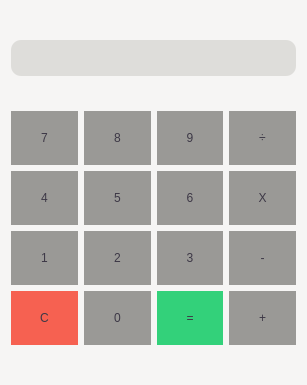
<?xml version="1.0" encoding="UTF-8"?>
<ui version="4.0">
 <class>Widget</class>
 <widget class="QWidget" name="Widget">
  <property name="geometry">
   <rect>
    <x>0</x>
    <y>0</y>
    <width>307</width>
    <height>385</height>
   </rect>
  </property>
  <property name="windowTitle">
   <string>Widget</string>
  </property>
  <property name="styleSheet">
   <string notr="true">QWidget{
border-radius: 20px;
background-color: rgb(246, 245, 244);
}</string>
  </property>
  <layout class="QHBoxLayout" name="horizontalLayout_5">
   <item>
    <layout class="QVBoxLayout" name="verticalLayout_2">
     <item>
      <widget class="QLineEdit" name="screen">
       <property name="styleSheet">
        <string notr="true">QLineEdit {
    border-radius: 10px;
 	padding: 10px 5px;
	font: 24pt &quot;Cantarell&quot;;
    background-color: rgb(222, 221, 218);
    qproperty-alignment: 'AlignRight';
color:rgb(36, 31, 49);
}
</string>
       </property>
       <property name="text">
        <string/>
       </property>
      </widget>
     </item>
     <item>
      <layout class="QVBoxLayout" name="verticalLayout">
       <item>
        <layout class="QHBoxLayout" name="horizontalLayout">
         <item>
          <widget class="QPushButton" name="b_7">
           <property name="styleSheet">
            <string notr="true">QPushButton{
 background-color: rgb(154, 153, 150);
    border-radius: 29px;
    color: rgb(61, 56, 70);
padding:20px;
}</string>
           </property>
           <property name="text">
            <string>7</string>
           </property>
          </widget>
         </item>
         <item>
          <widget class="QPushButton" name="b_8">
           <property name="styleSheet">
            <string notr="true">QPushButton{
 background-color: rgb(154, 153, 150);
    border-radius: 29px;
    color: rgb(61, 56, 70);
padding:20px;
}</string>
           </property>
           <property name="text">
            <string>8</string>
           </property>
          </widget>
         </item>
         <item>
          <widget class="QPushButton" name="b_9">
           <property name="styleSheet">
            <string notr="true">QPushButton{
 background-color: rgb(154, 153, 150);
    border-radius: 29px;
    color: rgb(61, 56, 70);
padding:20px;
}</string>
           </property>
           <property name="text">
            <string>9</string>
           </property>
          </widget>
         </item>
         <item>
          <widget class="QPushButton" name="b_d">
           <property name="styleSheet">
            <string notr="true">QPushButton{
 background-color: rgb(154, 153, 150);
    border-radius: 29px;
    color: rgb(61, 56, 70);
padding:20px;
}</string>
           </property>
           <property name="text">
            <string>÷</string>
           </property>
          </widget>
         </item>
        </layout>
       </item>
       <item>
        <layout class="QHBoxLayout" name="horizontalLayout_2">
         <item>
          <widget class="QPushButton" name="b_4">
           <property name="styleSheet">
            <string notr="true">QPushButton{
 background-color: rgb(154, 153, 150);
    border-radius: 29px;
    color: rgb(61, 56, 70);
padding:20px;
}</string>
           </property>
           <property name="text">
            <string>4</string>
           </property>
          </widget>
         </item>
         <item>
          <widget class="QPushButton" name="b_5">
           <property name="styleSheet">
            <string notr="true">QPushButton{
 background-color: rgb(154, 153, 150);
    border-radius: 29px;
    color: rgb(61, 56, 70);
padding:20px;
}</string>
           </property>
           <property name="text">
            <string>5</string>
           </property>
          </widget>
         </item>
         <item>
          <widget class="QPushButton" name="b_6">
           <property name="styleSheet">
            <string notr="true">QPushButton{
 background-color: rgb(154, 153, 150);
    border-radius: 29px;
    color: rgb(61, 56, 70);
padding:20px;
}</string>
           </property>
           <property name="text">
            <string>6</string>
           </property>
          </widget>
         </item>
         <item>
          <widget class="QPushButton" name="b_m">
           <property name="styleSheet">
            <string notr="true">QPushButton{
 background-color: rgb(154, 153, 150);
    border-radius: 29px;
    color: rgb(61, 56, 70);
padding:20px;
}</string>
           </property>
           <property name="text">
            <string>X</string>
           </property>
          </widget>
         </item>
        </layout>
       </item>
       <item>
        <layout class="QHBoxLayout" name="horizontalLayout_3">
         <item>
          <widget class="QPushButton" name="b_1">
           <property name="styleSheet">
            <string notr="true">QPushButton{
 background-color: rgb(154, 153, 150);
    border-radius: 29px;
    color: rgb(61, 56, 70);
padding:20px;
}</string>
           </property>
           <property name="text">
            <string>1</string>
           </property>
          </widget>
         </item>
         <item>
          <widget class="QPushButton" name="b_2">
           <property name="styleSheet">
            <string notr="true">QPushButton{
 background-color: rgb(154, 153, 150);
    border-radius: 29px;
    color: rgb(61, 56, 70);
padding:20px;
}</string>
           </property>
           <property name="text">
            <string>2</string>
           </property>
          </widget>
         </item>
         <item>
          <widget class="QPushButton" name="b_3">
           <property name="styleSheet">
            <string notr="true">QPushButton{
 background-color: rgb(154, 153, 150);
    border-radius: 29px;
    color: rgb(61, 56, 70);
padding:20px;
}</string>
           </property>
           <property name="text">
            <string>3</string>
           </property>
          </widget>
         </item>
         <item>
          <widget class="QPushButton" name="b_s">
           <property name="styleSheet">
            <string notr="true">QPushButton{
 background-color: rgb(154, 153, 150);
    border-radius: 29px;
    color: rgb(61, 56, 70);
padding:20px;
}</string>
           </property>
           <property name="text">
            <string>-</string>
           </property>
          </widget>
         </item>
        </layout>
       </item>
       <item>
        <layout class="QHBoxLayout" name="horizontalLayout_4">
         <item>
          <widget class="QPushButton" name="b_c">
           <property name="styleSheet">
            <string notr="true">QPushButton{
 background-color: rgb(246, 97, 81);
    border-radius: 29px;
    color: rgb(61, 56, 70);
padding:20px;
}</string>
           </property>
           <property name="text">
            <string>C</string>
           </property>
          </widget>
         </item>
         <item>
          <widget class="QPushButton" name="b_0">
           <property name="styleSheet">
            <string notr="true">QPushButton{
 background-color: rgb(154, 153, 150);
    border-radius: 29px;
    color: rgb(61, 56, 70);
padding:20px;
}</string>
           </property>
           <property name="text">
            <string>0</string>
           </property>
          </widget>
         </item>
         <item>
          <widget class="QPushButton" name="b_e">
           <property name="styleSheet">
            <string notr="true">QPushButton{
 background-color: rgb(51, 209, 122);
    border-radius: 29px;
    color: rgb(61, 56, 70);
padding:20px;
}</string>
           </property>
           <property name="text">
            <string>=</string>
           </property>
          </widget>
         </item>
         <item>
          <widget class="QPushButton" name="b_a">
           <property name="styleSheet">
            <string notr="true">QPushButton{
 background-color: rgb(154, 153, 150);
    border-radius: 29px;
    color: rgb(61, 56, 70);
padding:20px;
}</string>
           </property>
           <property name="text">
            <string>+</string>
           </property>
          </widget>
         </item>
        </layout>
       </item>
      </layout>
     </item>
    </layout>
   </item>
  </layout>
 </widget>
 <resources/>
 <connections/>
</ui>
